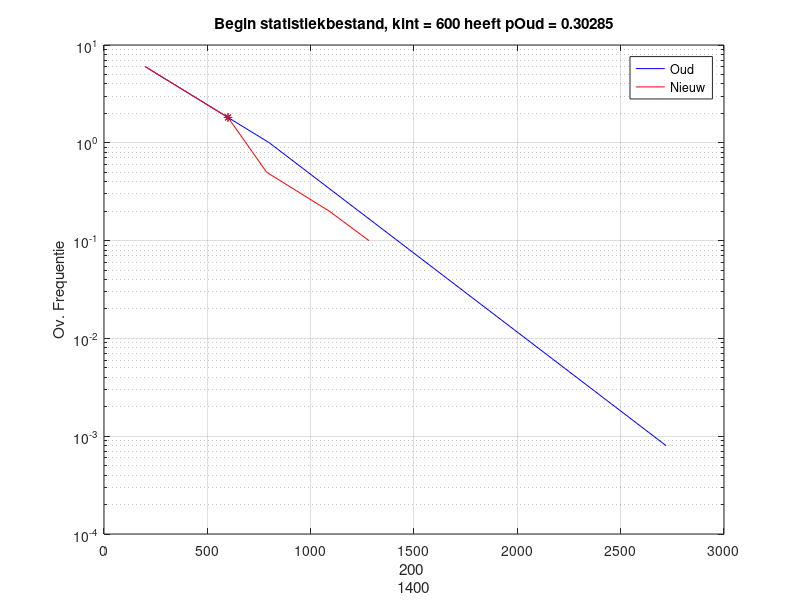

This figure's MATLAB source:
% Script als hulp bij begin bestand piekafvoer


clear
close all

%==========================================================================
% Olst
%==========================================================================

% HR2006
AA =[...
  200 1.0
  800 0.16666667
  2720 1.3333E-04];

%Oud
kReeks  = AA(:,1);
pReeks  = AA(:,2);
kint    = 600;
pint    = exp(interp1(AA(:,1), log(AA(:,2)), kint, 'linear', 'extrap'));


%Nieuw
BB =[...
  200 1.0
  600 0.303
  787 0.083333333
  1090	0.033333333
  1282	0.016666667];

pintNw   = exp(interp1(BB(:,1), log(BB(:,2)), kint, 'linear', 'extrap'));
kReeksNw = BB(:,1);
pReeksNw = BB(:,2);

figure
semilogy(kReeks, 6*pReeks,'-b')
hold on; grid on
semilogy(kReeksNw, 6*pReeksNw,'-r')
semilogy(kint, 6*pint,'*b')
semilogy(kint, 6*pintNw,'*r')
title(['Begin statistiekbestand, kint = ', num2str(kint),' heeft pOud = ', num2str(pint)])
xlabel('Afvoer')
ylabel('Ov. Frequentie')
legend('Oud', 'Nieuw')
xlabel([200, 1400])

close all
%==========================================================================
%Lith
% HR2006
AA =[...
500	0.55
1315.1	0.16667];

%Oud
kReeks  = AA(:,1);
pReeks  = AA(:,2);
kint    = 1000;
pint    = exp(interp1(AA(:,1), log(AA(:,2)), kint, 'linear', 'extrap'));


